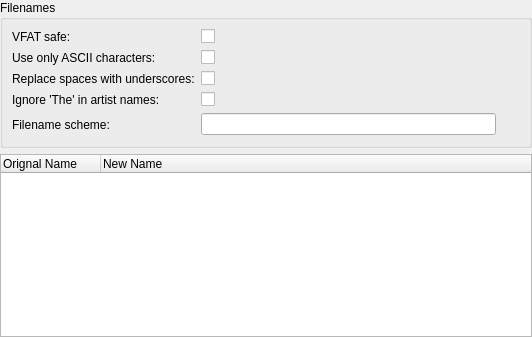
<?xml version="1.0" encoding="UTF-8"?>
<ui version="4.0">
 <class>TrackOrganiser</class>
 <widget class="QWidget" name="TrackOrganiser">
  <property name="geometry">
   <rect>
    <x>0</x>
    <y>0</y>
    <width>532</width>
    <height>337</height>
   </rect>
  </property>
  <layout class="QVBoxLayout" name="verticalLayout">
   <property name="margin">
    <number>0</number>
   </property>
   <item>
    <widget class="QGroupBox" name="optionsBox">
     <property name="title">
      <string>Filenames</string>
     </property>
     <layout class="QFormLayout" name="formLayout_2">
      <property name="fieldGrowthPolicy">
       <enum>QFormLayout::ExpandingFieldsGrow</enum>
      </property>
      <item row="4" column="1">
       <layout class="QHBoxLayout" name="horizontalLayout">
        <property name="spacing">
         <number>0</number>
        </property>
        <item>
         <widget class="LineEdit" name="filenameScheme">
          <property name="minimumSize">
           <size>
            <width>288</width>
            <height>0</height>
           </size>
          </property>
         </widget>
        </item>
        <item>
         <widget class="QToolButton" name="configFilename">
          <property name="autoRaise">
           <bool>true</bool>
          </property>
         </widget>
        </item>
       </layout>
      </item>
      <item row="4" column="0">
       <widget class="QLabel" name="label_6">
        <property name="text">
         <string>Filename scheme:</string>
        </property>
        <property name="buddy">
         <cstring>filenameScheme</cstring>
        </property>
       </widget>
      </item>
      <item row="3" column="1">
       <widget class="QCheckBox" name="ignoreThe">
        <property name="text">
         <string/>
        </property>
       </widget>
      </item>
      <item row="3" column="0">
       <widget class="QLabel" name="label_5">
        <property name="text">
         <string>Ignore 'The' in artist names:</string>
        </property>
        <property name="buddy">
         <cstring>ignoreThe</cstring>
        </property>
       </widget>
      </item>
      <item row="2" column="1">
       <widget class="QCheckBox" name="replaceSpaces">
        <property name="text">
         <string/>
        </property>
       </widget>
      </item>
      <item row="2" column="0">
       <widget class="QLabel" name="label_4">
        <property name="text">
         <string>Replace spaces with underscores:</string>
        </property>
        <property name="buddy">
         <cstring>replaceSpaces</cstring>
        </property>
       </widget>
      </item>
      <item row="1" column="1">
       <widget class="QCheckBox" name="asciiOnly">
        <property name="text">
         <string/>
        </property>
       </widget>
      </item>
      <item row="1" column="0">
       <widget class="QLabel" name="label_3">
        <property name="text">
         <string>Use only ASCII characters:</string>
        </property>
        <property name="buddy">
         <cstring>asciiOnly</cstring>
        </property>
       </widget>
      </item>
      <item row="0" column="1">
       <widget class="QCheckBox" name="vfatSafe">
        <property name="text">
         <string/>
        </property>
       </widget>
      </item>
      <item row="0" column="0">
       <widget class="QLabel" name="label_2">
        <property name="text">
         <string>VFAT safe:</string>
        </property>
        <property name="buddy">
         <cstring>vfatSafe</cstring>
        </property>
       </widget>
      </item>
     </layout>
    </widget>
   </item>
   <item>
    <widget class="QTreeWidget" name="files">
     <property name="rootIsDecorated">
      <bool>false</bool>
     </property>
     <property name="uniformRowHeights">
      <bool>true</bool>
     </property>
     <property name="allColumnsShowFocus">
      <bool>true</bool>
     </property>
     <property name="alternatingRowColors">
      <bool>true</bool>
     </property>
     <column>
      <property name="text">
       <string>Orignal Name</string>
      </property>
     </column>
     <column>
      <property name="text">
       <string>New Name</string>
      </property>
     </column>
    </widget>
   </item>
  </layout>
 </widget>
 <customwidgets>
  <customwidget>
   <class>LineEdit</class>
   <extends>QLineEdit</extends>
   <header>lineedit.h</header>
  </customwidget>
 </customwidgets>
 <tabstops>
  <tabstop>vfatSafe</tabstop>
  <tabstop>asciiOnly</tabstop>
  <tabstop>replaceSpaces</tabstop>
  <tabstop>ignoreThe</tabstop>
  <tabstop>filenameScheme</tabstop>
  <tabstop>configFilename</tabstop>
  <tabstop>files</tabstop>
 </tabstops>
 <resources/>
 <connections/>
</ui>
